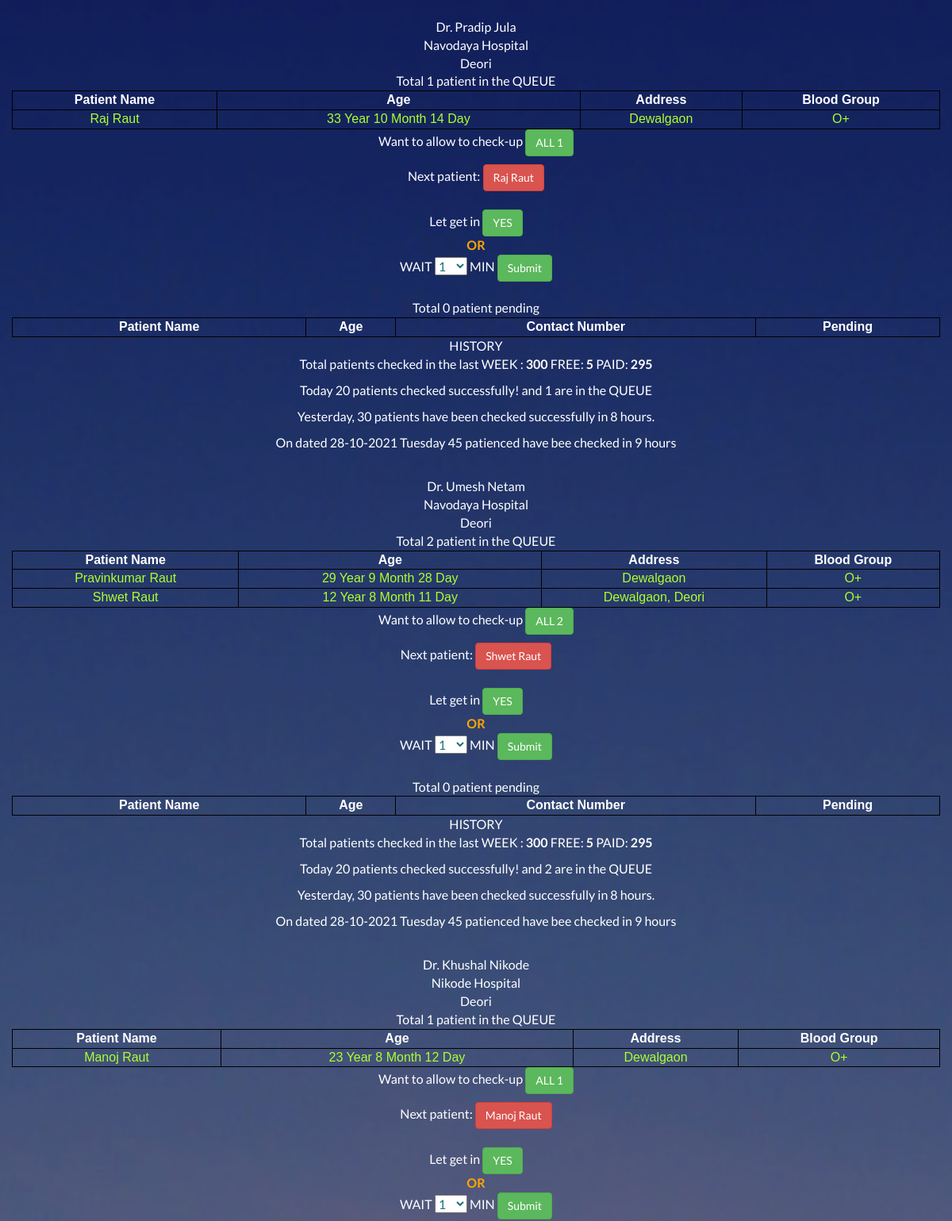
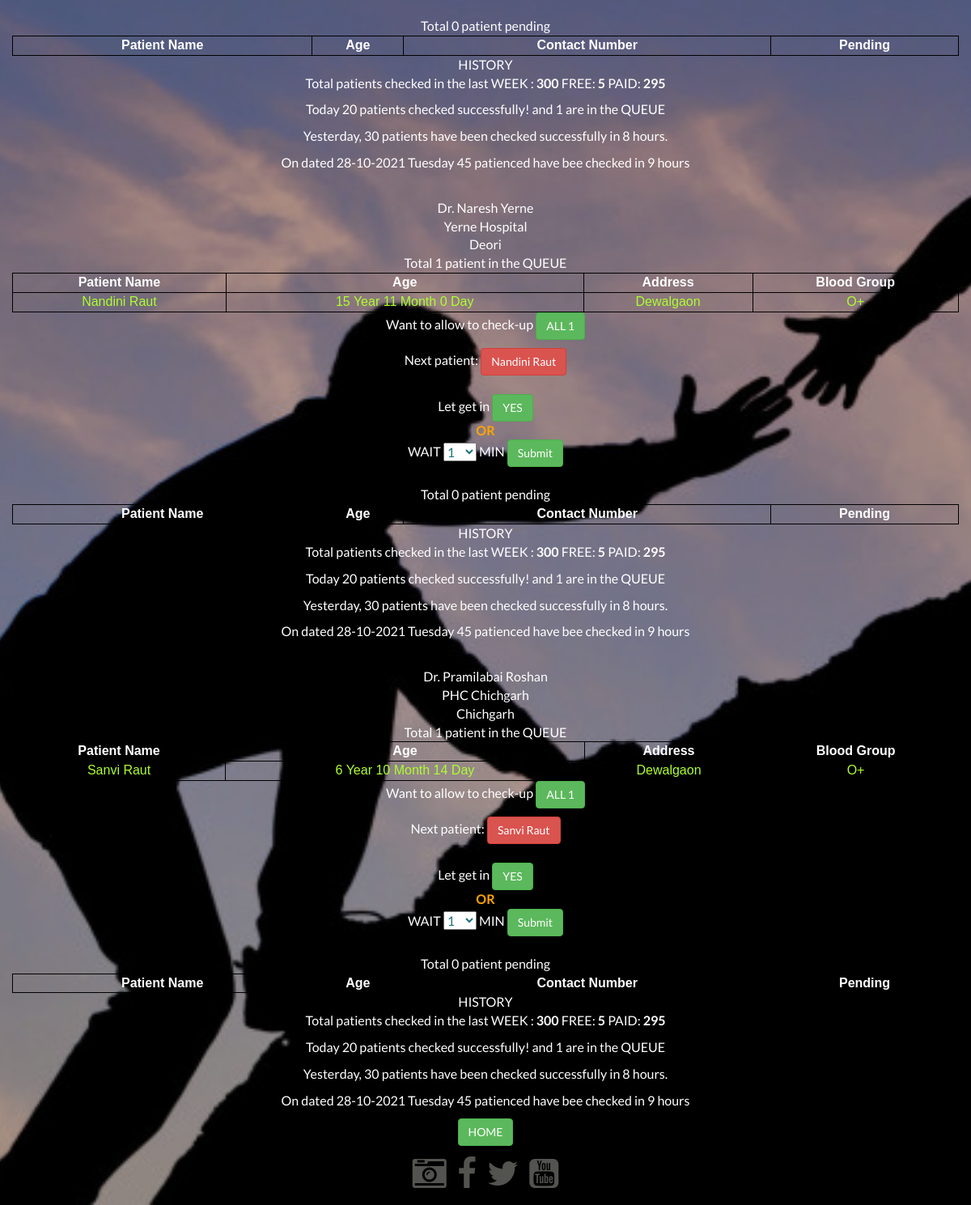
Screenshot of /doctorArea/doctorDashboard.php with the database file from the repository (2 pictures, top to bottom).
### tables this page shows
CREATE TABLE `doctorarea` (
  `doctor_ID` int(11) NOT NULL,
  `doctor_AadharNo` varchar(255) NOT NULL,
  `doctor_FirstName` varchar(50) NOT NULL,
  `doctor_LastName` varchar(50) NOT NULL,
  `doctor_DOB` date NOT NULL,
  `doctor_Gender` enum('male','female','other') NOT NULL,
  `doctor_ContactNu` varchar(11) NOT NULL,
  `doctor_WhatsAppNo` enum('yes','no') NOT NULL,
  `doctor_houseNo` varchar(50) NOT NULL,
  `doctor_Landmark` varchar(50) NOT NULL,
  `doctor_At` varchar(50) NOT NULL,
  `doctor_Post` varchar(50) NOT NULL,
  `doctor_Tah` varchar(50) NOT NULL,
  `doctor_Dist` varchar(50) NOT NULL,
  `doctor_pinCode` int(11) NOT NULL,
  `doctor_HealthInsurance` enum('yes','no') NOT NULL
);

CREATE TABLE `patienthospital` (
  `patientHospitalID` int(11) NOT NULL,
  `doctor_ID` int(11) NOT NULL,
  `hospitalID` int(11) NOT NULL,
  `patient_ID` int(11) NOT NULL,
  `allowedTime` datetime NOT NULL,
  `book_flag` tinyint(3) NOT NULL,
  `token_no` int(11) NOT NULL,
  `reason` varchar(200) NOT NULL
);

CREATE TABLE `patientarea` (
  `patient_ID` int(11) NOT NULL,
  `patient_AadharNo` varchar(255) NOT NULL,
  `patient_FirstName` varchar(50) NOT NULL,
  `patient_LastName` varchar(50) NOT NULL,
  `patient_DOB` date NOT NULL,
  `patient_Gender` enum('male','female','other') NOT NULL,
  `patient_ContactNu` varchar(11) NOT NULL,
  `patient_WhatsAppNo` enum('yes','no') NOT NULL,
  `patient_houseNo` varchar(50) NOT NULL,
  `patient_Landmark` varchar(50) NOT NULL,
  `patient_At` varchar(50) NOT NULL,
  `patient_Post` varchar(50) NOT NULL,
  `patient_Tah` varchar(50) NOT NULL,
  `patient_Dist` varchar(50) NOT NULL,
  `patient_pinCode` int(11) NOT NULL,
  `patient_HealthInsurance` enum('yes','no') NOT NULL
);

### doctorArea/doctorDashboard.php (the view, shortened to what this page needs)
<!DOCTYPE html>
<html>
 <head>
    <link href="../assets/css/Custom/bootstrap.css" rel="stylesheet">
    <link rel="stylesheet" href="../assets/css/style.css">
    <link rel="stylesheet" href="../assets/css/responsive.css">
    <link rel="stylesheet" href="../assets/css/TimeCircles.css">
    <link href="http://maxcdn.bootstrapcdn.com/font-awesome/4.2.0/css/font-awesome.min.css" rel="stylesheet">
  </head>
  <?php
		include('../PHP/dbconfig.php');
		 	$url = $_SERVER['REQUEST_URI'];
		$url_components = parse_url($url);
		parse_str($url_components['query'],$params);
		$searchdoctor = $params['searchdoctor'];
		$getNextPatient = '';?>
 <body>
<div class="bg">
 	<div class="bg-color">
	<div class="row"  style="color:#fff">
		<?php
		$queryToGetDoctorDetails = "SELECT * FROM `doctorarea` WHERE doctor_FirstName like ('%$searchdoctor%') or  doctor_LastName like ('%$searchdoctor%') or  doctor_ContactNu like ('%$searchdoctor%')";
		$result = $mysqli->query($queryToGetDoctorDetails);
		if($result->num_rows>0){
			$result = $mysqli->query($queryToGetDoctorDetails);
			while($row = $result->fetch_assoc()){
				$firstName = $row['doctor_FirstName'];
				$lastName = $row['doctor_LastName'];
				echo '<br> Dr. '.$fullName = $firstName.' '.$lastName;
				$doctorContactNumber = $row['doctor_ContactNu'];
				$doctorID = $row['doctor_ID'];
				$queryToGetDoctorHospital = "SELECT ha.hospitalName,ha.hospitalAddress
				FROM ((`doctorhospital` AS dh inner join `hospitalarea` AS ha on ha.hospitalID=dh.hospital_ID ) inner join `doctorarea` as da on dh.doctor_ID=da.doctor_ID)
				where
				da.doctor_ContactNu='".$doctorContactNumber."' GROUP by ha.hospitalName";
				$resultContactNo = $mysqli->query($queryToGetDoctorHospital);
				if($resultContactNo->num_rows>0){
					$resultContactNo = $mysqli->query($queryToGetDoctorHospital);
					while($rowContact = $resultContactNo->fetch_assoc()){
						echo '<br>'.$rowContact['hospitalName'];
						echo '<br>'.$rowContact['hospitalAddress'];
					}
				}
				echo '<br>'.$searchdoctor;
				?>
				<div class="row"  style="color:#fff">
					<?php
						$queryToGetCountOfPatient = "SELECT * FROM `patienthospital` as ph, `patientarea` as pa WHERE ph.doctor_ID='".$doctorID."' and ph.book_flag=1 and pa.patient_ID=ph.patient_ID ORDER BY token_no DESC";
						$resultCountOfPatient = $mysqli->query($queryToGetCountOfPatient);
						$totalPatientAvailable = $resultCountOfPatient->num_rows;
					?>
					<div class="clearfix attop">
						<div id="right-block" class="col-sm-12" >
						Total <?php echo $totalPatientAvailable ;?> patient in the QUEUE<br>
						<table id="hospital" >
						  	<tr>
							    <th style="font-weight: 20px; color:#fff;">Patient Name</th>
							    <th style="font-weight: 20px; color:#fff;">Age</th>
							    <th style="font-weight: 20px; color:#fff;">Address</th>
							    <th style="font-weight: 20px; color:#fff;">Blood Group</th>
						  	</tr>
								<?php
								if($resultCountOfPatient->num_rows>0){
								$tokenNoNext = 10000;
								$patientList = [];
								$resultCountOfPatient = $mysqli->query($queryToGetCountOfPatient);
								while($rowCountOfPatient = $resultCountOfPatient->fetch_assoc()){
									$patientFN =  $rowCountOfPatient['patient_FirstName'];
									$patientLN =  $rowCountOfPatient['patient_LastName'];
									$patientDOB =  $rowCountOfPatient['patient_DOB'];
									$patientAdd =  $rowCountOfPatient['patient_At'];
									$token_no =  $rowCountOfPatient['token_no'];
									array_push($patientList, $token_no);
									$patientFullName = $patientFN.' '.$patientLN;
									if($tokenNoNext>$token_no){
										$tokenNoNext = $token_no;
										$getNextPatient = $patientFullName;
									}
									$dob=$patientDOB;
									$condate=Date('y-m-d');
									$ageOfpatient=dateDifference($dob , $condate , $differenceFormat ='%y Year %m Month %d Day'  );
									?>
									<tr>
									    <td><?php echo $patientFullName; ?></td>
									    <td><?php echo $ageOfpatient;?></td>
									    <td><?php echo $patientAdd; ?></td>
									    <td>O+</td>
									</tr>
									<?php
								}
							}
						?>
						</table>
						</div>
					</div>
				</div>
				<div class="row"  style="color:#fff">
					<?php if($totalPatientAvailable>0){?>
						<form method="post" action="../PHP/doctorAreaAPIs/setApprovalByDoctorForm.php">
							<p id="removeOnceClickOnYes">
							<input type="hidden" name="patientList[]" value="<?php print_r($patientList); ?>"></input>
							Want to allow to check-up <button href="#" class="btn btn-success" id="submitDataConfirmration"
								data-approvedpatientlist="<?=$totalPatientAvailable?>"
								type="submit"
								>ALL <?php echo $totalPatientAvailable ;
								?></button>
							</p>
						</form>
						Next patient: <a href="" id="showpatientList" value="<?php echo $getNextPatient;?>"  class="btn btn-danger" ><?php echo $getNextPatient;?></a><br><br>
						Let get in <button href="#" class="btn btn-success" id="setSendNextPatient">YES</button><br> <b style="color: orange;">OR</b><br> WAIT<a>
						<select id="timeList">
						  <option value="1">1</option>
						</select></a> MIN
						<input class="btn btn-success" id="waitingTime" type="submit" value="Submit">
						<br><br>
					<?php }
					else{ echo "<b style='color: red;'>No patients in your hospital!</b>" ;}
					?>
				</div>
				<div class="row"  style="color:#fff">
					<?php
						$queryToGetPendingPatient = "SELECT * FROM `patienthospital` as ph, `patientarea` as pa WHERE ph.doctor_ID='".$doctorID."' and ph.book_flag=4 and pa.patient_ID=ph.patient_ID ORDER BY token_no DESC";
						$resultCountOfPatientPending = $mysqli->query($queryToGetPendingPatient);
						$totalPatientPending = $resultCountOfPatientPending->num_rows;
					?>
					<div class="clearfix attop">
						<div id="right-block" class="col-sm-12" >
						Total <?php echo $totalPatientPending ;?> patient pending<br>
						<table id="hospital" >
						  	<tr>
							    <th style="font-weight: 20px; color:#fff;">Patient Name</th>
							    <th style="font-weight: 20px; color:#fff;">Age</th>
							    <th style="font-weight: 20px; color:#fff;">Contact Number</th>
							    <th style="font-weight: 20px; color:#fff;">Pending</th>
						  	</tr>
						</table>
						</div>
					</div>
				</div>
				<div class="row"  style="color:#fff">
					HISTORY
					<p>Total patients checked in the last WEEK : <b>300</b> <t>FREE: <b>5</b> PAID: <b>295</b></t></p>
					<p>Today 20 patients checked successfully! and <?php echo $totalPatientAvailable ;?> are in the QUEUE</p>
					<p>Yesterday, 30 patients have been checked successfully in 8 hours.</p>
					<p>On dated 28-10-2021 Tuesday 45 patienced have bee checked in 9 hours</p>
				</div>
				<?php
			}
		}
		 ?>
	</div>
	<a href="index.php" class="btn btn-success" >HOME</a><br>
	<div id="right-block" class="col-sm-12">
		<ul class="social-icon" style="margin-top: -42px;">
			<li><a href="#"><i class="fa fa-camera-retro"></i></a></li>
			<li><a href="#"><i class="fa fa-facebook"></i></a></li>
			<li><a href="#"><i class="fa fa-twitter"></i></a></li>
			<li><a href="#"><i class="fa fa-youtube-square"></i></a></li>
		</ul>
	</div>
 </div>
</div>
<?php
	function dateDifference($date_1 , $date_2 , $differenceFormat  )
	{
	    $datetime1 = date_create($date_1);
	    $datetime2 = date_create($date_2);
	    $interval = date_diff($datetime1, $datetime2);
	    return $interval->format($differenceFormat);
	}
?>
	        alert(<?php print_r($patientList) ;?>);
  </body>
</html>

### assets/css/style.css (style rules this page uses)
body, html { font-family: 'Lato', sans-serif; font-weight: normal; font-size: 16px; background: #f8faeb; color: #3a3a3a; height: 100%; }
p { font-weight: normal; }
a { color: #1b727b }
.bg { background: url(../images/bg.jpg) no-repeat center center; -webkit-background-size: cover; -moz-background-size: cover; -o-background-size: cover; background-size: cover; height: 100%; text-align:center; }
.bg-color { background-color: rgba(0, 0, 0, 0.3); width: 100%; height: 100%; }
.social-icon { list-style: none; padding:0; }
.social-icon li { display: inline-block; margin: 0 5px; font-size: 42px; }
.social-icon li a { color: #53544f; }

### doctorArea/doctorDashboard.php (style rules this page uses)
.attop { position: relative; top: 5%; }
table#hospital { font-family: arial, sans-serif; border-collapse: collapse; width: 100%; text-align: center; }
table { display: table; border-collapse: separate; box-sizing: border-box; text-indent: initial; border-spacing: 2px; border-color: grey; }
table, th, td { border: 1px solid black; border-radius: 10px; text-align: center; }
th,td { color: greenyellow; }
.row { margin-right: 0px; margin-left: 0px; }

### rows the page displays
doctorarea: doctor_FirstName+doctor_LastName "Pradip Jula", hospitalName "Navodaya Hospital", hospitalAddress "Deori", totalPatientAvailable "1", patientarea.patient_FirstName+patient_LastName "Raj Raut", totalPatientPending "0"
patienthospital: patient_ID.patient_LastName "Raj Raut", patient_ID.patient_DOB "33 Year 10 Month 14 Day", patient_ID.patient_At "Dewalgaon"
doctorarea: doctor_FirstName+doctor_LastName "Umesh Netam", hospitalName "Navodaya Hospital", hospitalAddress "Deori", totalPatientAvailable "2", patientarea.patient_FirstName+patient_LastName "Shwet Raut", totalPatientPending "0"
patienthospital: patient_ID.patient_LastName "Pravinkumar Raut", patient_ID.patient_DOB "29 Year 9 Month 28 Day", patient_ID.patient_At "Dewalgaon"
patienthospital: patient_ID.patient_LastName "Shwet Raut", patient_ID.patient_DOB "12 Year 8 Month 11 Day", patient_ID.patient_At "Dewalgaon, Deori"
doctorarea: doctor_FirstName+doctor_LastName "Khushal Nikode", hospitalName "Nikode Hospital", hospitalAddress "Deori", totalPatientAvailable "1", patientarea.patient_FirstName+patient_LastName "Manoj Raut", totalPatientPending "0"
patienthospital: patient_ID.patient_LastName "Manoj Raut", patient_ID.patient_DOB "23 Year 8 Month 12 Day", patient_ID.patient_At "Dewalgaon"
doctorarea: doctor_FirstName+doctor_LastName "Naresh Yerne", hospitalName "Yerne Hospital", hospitalAddress "Deori", totalPatientAvailable "1", patientarea.patient_FirstName+patient_LastName "Nandini Raut", totalPatientPending "0"
patienthospital: patient_ID.patient_LastName "Nandini Raut", patient_ID.patient_DOB "15 Year 11 Month 0 Day", patient_ID.patient_At "Dewalgaon"
doctorarea: doctor_FirstName+doctor_LastName "Pramilabai Roshan", hospitalName "PHC Chichgarh", hospitalAddress "Chichgarh", totalPatientAvailable "1", patientarea.patient_FirstName+patient_LastName "Sanvi Raut", totalPatientPending "0"
patienthospital: patient_ID.patient_LastName "Sanvi Raut", patient_ID.patient_DOB "6 Year 10 Month 14 Day", patient_ID.patient_At "Dewalgaon"
